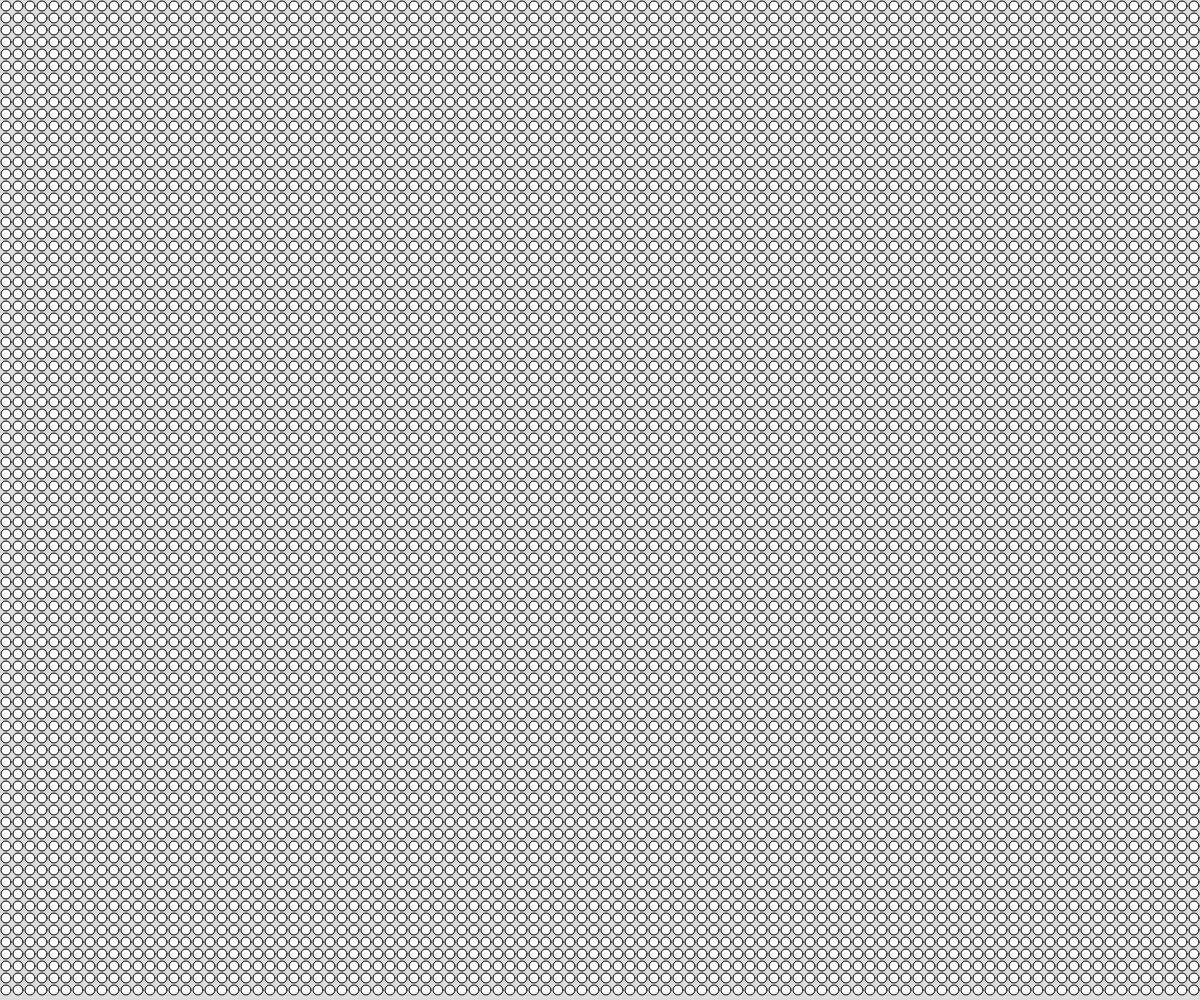
Frame 1 (no input)
Frame 60 (no input): identical to frame 1, image omitted
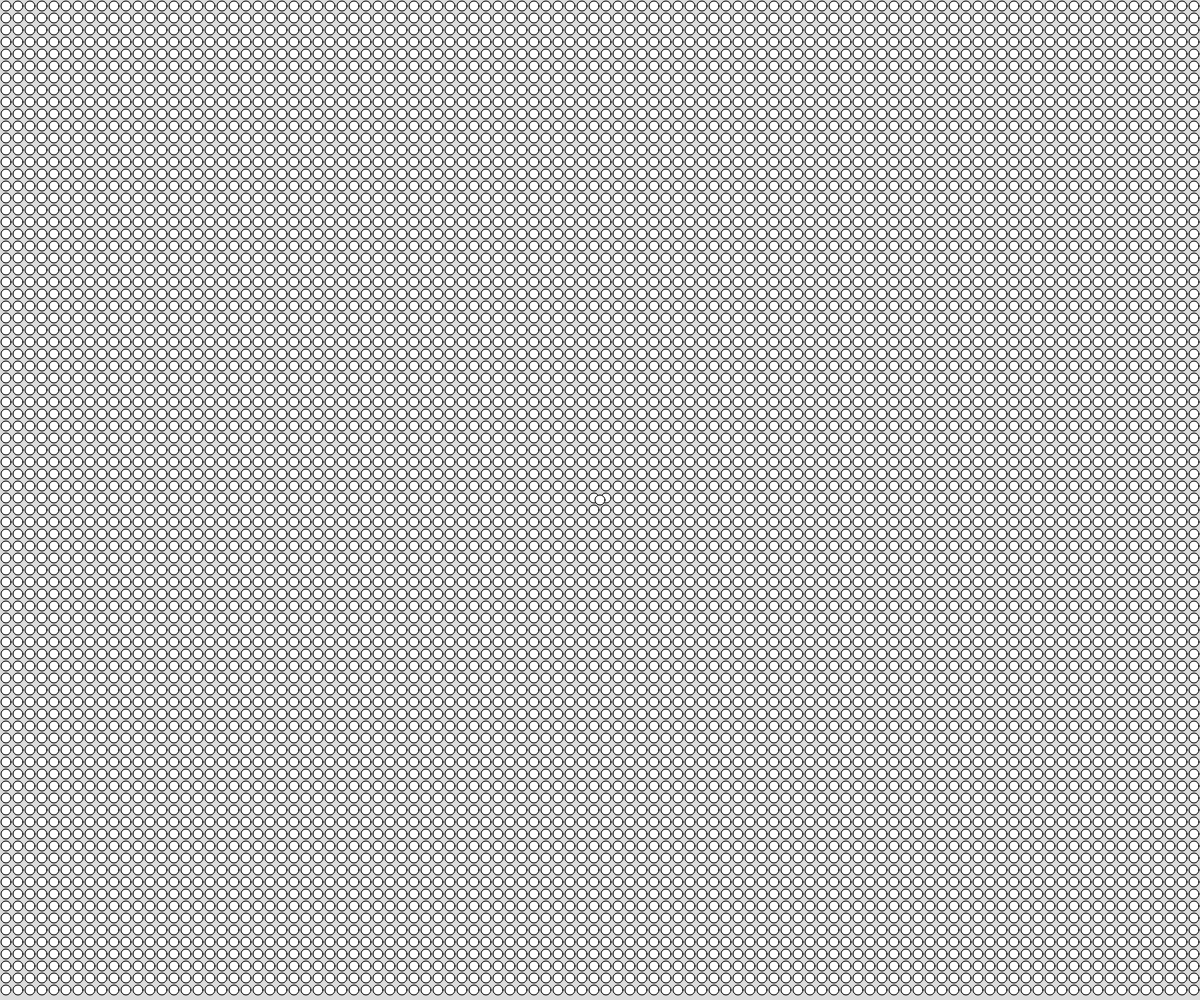
Frame 120 (the mouse pressed at the canvas centre since frame 60)

The p5.js sketch that drew these frames (run headless with seeded random() and noise() and a simulated clock; from frame 60 on, the mouse is pressed at the canvas centre):

// p5.js sketch
// ── sketch.js
// Objects Demo Two
// Mr. Scott   May 18, 2022
// A second look at defining our own classes
// include a look at "enhanced" for loop

let dotCollection = [];

function setup() {
  createCanvas(windowWidth, windowHeight);
  initDots();
}

function initDots(){
  //use this to generate a whole bunch of DOT objects using While LOOPS
  let spacing = 12;
  let currentX = spacing/2;
  let currentY = spacing/2;
  while(currentX < width){
    while(currentY < height){
      dotCollection.push(new Dot(currentX, currentY, 10));
      currentY += spacing;
    }
    currentY = spacing/2;
    currentX += spacing;
  }
}

function draw() {
  background(220);

  //loop through each item in the array
  // for(let i = 0; i < dotCollection.length; i++){
  //   let d = dotCollection[i];
  // }

  for(let d of dotCollection){
    //d temporarily stores each item in collection
    //can't really handle removals well
    d.process();
  }

}

function mousePressed(){
  dotCollection.push(new Dot(mouseX, mouseY, 10));
}



// Class Definition
class Dot{
  
  //class constructor (inc. properties)
  constructor(x, y, diameter){
    this.x = x;
    this.y = y;
    this.diameter = diameter;
    this.c = color(255,255,255);
  }


  //class methods
  display(){
    fill(this.c);
    circle(this.x, this.y, this.diameter);
  }

  process(){
    //internally call the necessary class methods once per frame
    this.display();
  }
}
